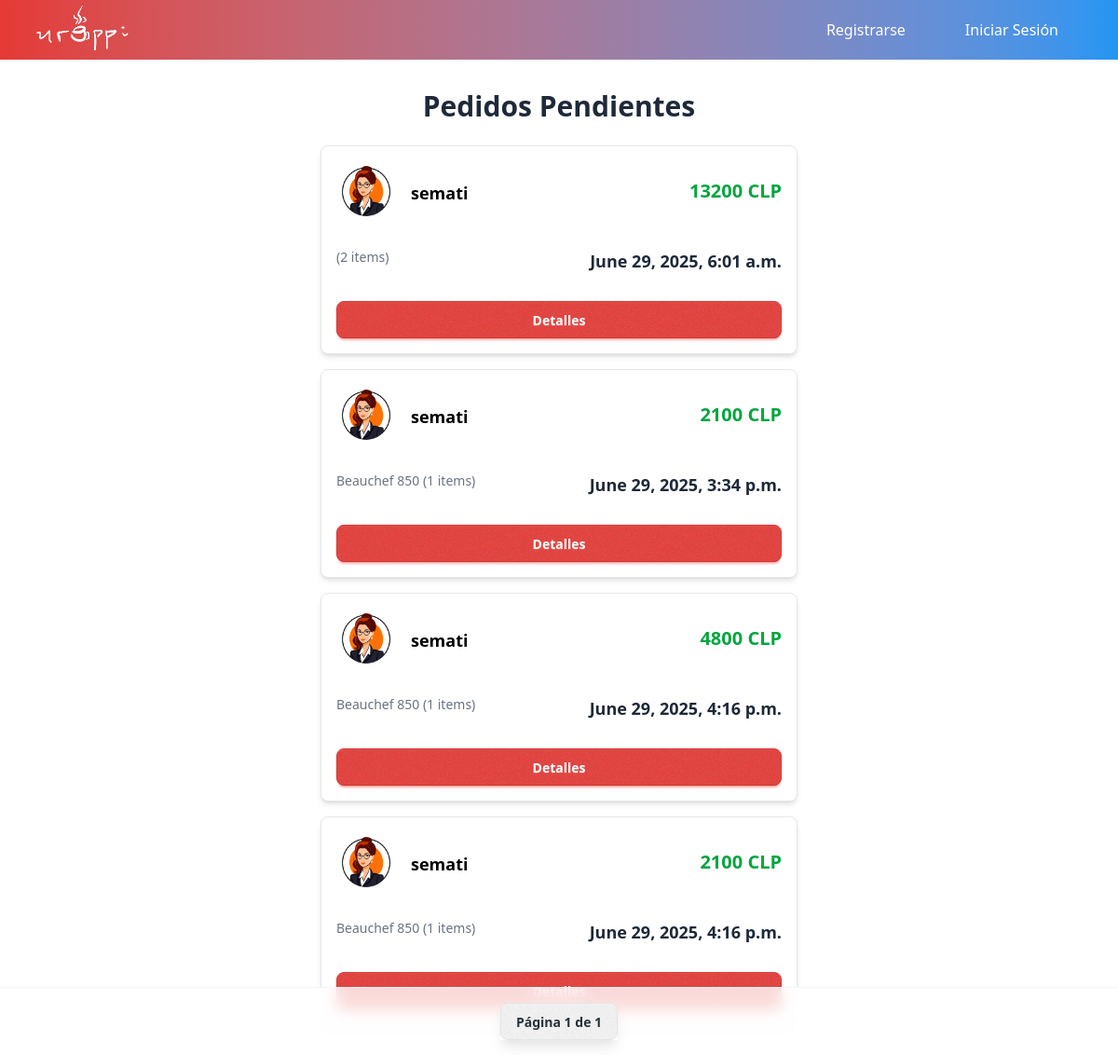
Page /repartidor/ on the committed database.
### urappiapp/models.py (models this page shows, shortened)
class User(AbstractUser):
    pronombres = [("La", "La"), ("El", "El"), ("Le", "Le"), ("Otro", "Otro")]
    pronombre = models.CharField(max_length=5, choices=pronombres)
    apodo = models.CharField(max_length=30)  # Apodo o nombre visible
    rating = models.FloatField(default=0.0)
    votes = models.IntegerField(default=0)
    rol = models.CharField(max_length=20, choices=[
        ('customer', 'Cliente'),
        ('deliver', 'Repartidor'),
        ('seller', 'Vendedor'),
    ])
    upuntos = models.IntegerField(default=0)

class Order(models.Model):
    customer = models.ForeignKey(  # Cliente que hace el pedido
        User, on_delete=models.CASCADE, related_name="customer"
    )
    deliverer = models.ForeignKey(  # Repartidor que entrega el pedido
        User, on_delete=models.SET_NULL, null=True, blank=True, related_name="deliverer"
    )
    shop = models.ForeignKey(  # Tienda desde donde se pide el producto
        Shop, on_delete=models.CASCADE
    )
    orderID = models.IntegerField(blank=True, null=True)
    createdAt = models.DateTimeField()  # Fecha de creación
    deliveredAt = models.DateTimeField(null=True)  # Fecha de entrega
    deliveryLocation = models.TextField()
    status = models.IntegerField()  # Estado de la orden (puede ser un enum)
    deliveryInstructions = models.TextField(blank=True, null=True)  # Instrucciones de entrega (puede ser vacío)
    rated = models.BooleanField(default=False)

class Shop(models.Model):
    shopID = models.AutoField(primary_key=True)  # ID único de la tienda
    shopDescription = models.TextField()  # Descripción de la tienda
    openTime = models.TimeField()  # Hora de apertura
    closingTime = models.TimeField()  # Hora de cierre
    shopName = models.CharField(max_length=32)  # Nombre de la tienda
    shopImage = models.ImageField(upload_to="stores/", null=True, blank=True)  # Imagen de la tienda
    location = models.TextField()  # Ubicación de la tienda
    rating = models.FloatField(default=0.0)
    votes = models.IntegerField(default=0)

### app_repartidor/views.py (the view)
# urls.py: path('repartidor/', views.repartidor_perfil, name='repartidor'),
def repartidor_perfil(request):
    orders = Order.objects.filter(status=1)
    ordersPerPage = 7
    paginator = Paginator(orders, ordersPerPage)
    page_number = request.GET.get('page')
    page_obj = paginator.get_page(page_number)
    pending_orders = [OrderSerializer.to_json(order) for order in page_obj]
    context = {
        "usuario": request.user,
        "pending_orders": pending_orders,
        "page_obj": page_obj}
    return render(request, "app_repartidor/deliverer.html", context)

### urappiapp/serializers.py (called while the page is built)
    @staticmethod
    def to_json(order):
        return {
            "orderID": order.id,
            "customer": order.customer.apodo,
            "deliveredAt": order.deliveredAt,
            "createdAt": order.createdAt,
            "deliveryLocation": order.shop.location,
            "status": order.status,
            "shop": order.shop.shopName,
            "itemQuantity": sum(1 for item in order.items.all()),
            "total": sum(item.price * item.quantity for item in order.items.all()), # order.items pq related_name = items
            "imageURL":"svg/user1.webp",
            "product_list": [
                OrderItemSerializer.to_json(item) for item in order.items.all()
            ]
        }

    @staticmethod
    def to_json(item):
        return {
            "productName": item.product.productName,
            "description": item.product.description,
            "priceCLP": item.product.priceCLP
        }

### app_repartidor/templates/app_repartidor/deliverer.html (shortened to what this page needs)
{% extends 'urappi/base.html' %}
{% load static %}
{% block content %}
<div class="main-content-pedidos container mx-auto px-4 py-8">
    <h1 class="text-3xl font-bold text-gray-800 mb-6 text-center">Pedidos Pendientes</h1>
    <div class="pedidos-container flex flex-col gap-4 max-w-lg mx-auto">
        {% if pending_orders %}
            {% for pedido in pending_orders %}
                <div class="bg-white p-4 rounded-lg shadow-md border border-gray-200 flex flex-col justify-between h-56">
                    <div class="flex items-center mb-4">
                        <div class="w-16 h-16 rounded-full overflow-hidden mr-4 flex-shrink-0">
                            <img src="{% static pedido.imageURL %}" alt="Imagen del Pedido" class="w-full h-full object-cover">
                        </div>
                        <div class="flex-grow">
                            <p class="text-lg font-bold text-black mt-1">{{ pedido.customer }}</p>
                        </div>
                        <p class="text-xl font-extrabold text-green-600 ml-auto">{{ pedido.total}} CLP</p>
                    </div>
                    <div class="flex justify-between items-start mb-4">
                        <div class="flex-1 mr-4">
                            <p class="text-sm text-gray-500">{{ pedido.deliveryLocation }} ({{ pedido.itemQuantity }} items)</p>
                        </div>
                        <div class="text-right">
                            <p class="text-lg font-bold text-gray-800">{{ pedido.createdAt }}</p>
                        </div>
                    </div>
            <a href="{% url 'app_repartidor:order_selected' order_id=pedido.orderID %}">
                                <button class="w-full btn btn-primary mt-auto">Detalles</button>
                    </a>
                       </div>
            {% endfor %}
        {% else %}
            <p class="text-gray-600 text-center">¡No hay pedidos pendientes en este momento!</p>
        {% endif %}
    </div>
</div>
<div class="fixed bottom-0 left-0 right-0 flex justify-center p-4 bg-base-100/80 backdrop-blur-sm border-t border-base-200">
  <div class="join shadow-lg">
    <span class="join-item btn pointer-events-none">
      Página {{ page_obj.number }} de {{ page_obj.paginator.num_pages }}
    </span>
  </div>
</div>
{% endblock content %}

### rows in the picture
User: customer "semati" "semati" "semati" "semati"
Order: createdAt "June 29, 2025, 6:01 a.m."
Shop: deliveryLocation "Beauchef 850" "Beauchef 850"
Order: createdAt "June 29, 2025, 3:34 p.m."
Shop: deliveryLocation "Beauchef 850"
Order: createdAt "June 29, 2025, 4:16 p.m."
Order: createdAt "June 29, 2025, 4:16 p.m."

### other values in the picture
{{ pedido.total }} "13200" "2100" "4800" "2100"
{{ pedido.itemQuantity }} "2" "1" "1" "1"
{{ page_obj.number }} "1"
{{ page_obj.paginator.num_pages }} "1"
